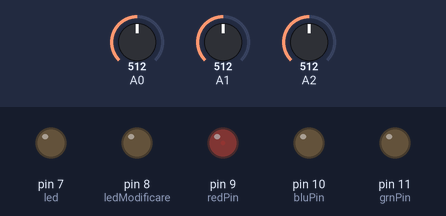
A sketch run on a simulated Arduino Uno, built with avr-gcc and run on an emulated ATmega328P. Parts: output pins drawn as LEDs (lit = HIGH). The test bench sets the inputs (shaded band); at power-on: A2 = 512, A1 = 512, A0 = 512. WiFi joins after 1.5 s; servers stay silent unless stated.

Above: at 2.7 s.
2.8 s: A2 set to 716
At 11.6 s:
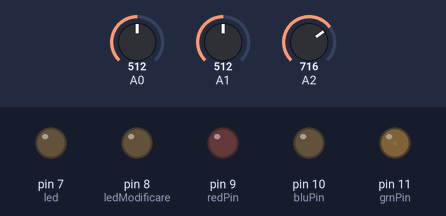
12.7 s: A1 set to 160
21.9 s: A1 set to 136
At 29.9 s:
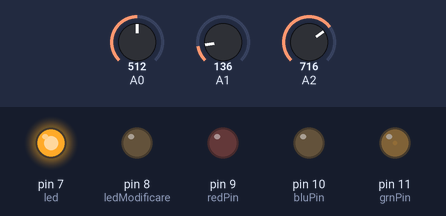
31.1 s: A2 set to 511
At 38.9 s:
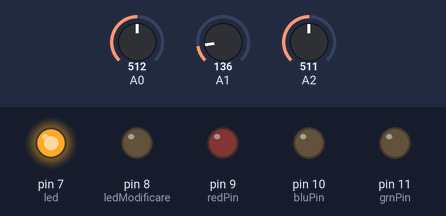
40.3 s: A2 set to 900
At 47.1 s:
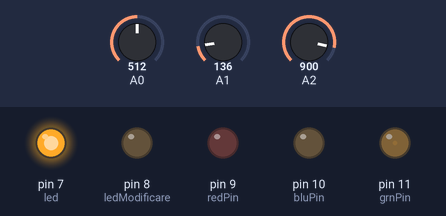
49.5 s: A2 set to 306
At 55.4 s:
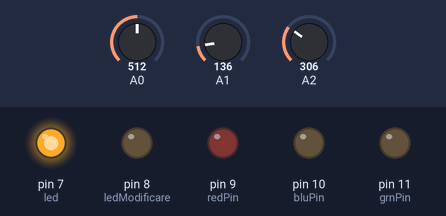
Timing chart, 0 to 56.9 s (numbered marks = the images above; inputs shaded):
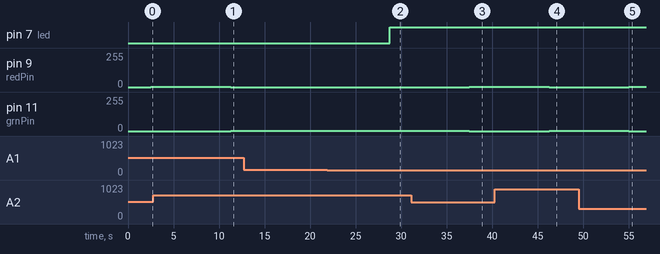

The sketch:

WebClient1_2.ino
```cpp
#include <SPI.h>
#include <Ethernet.h>

int led = 7;
int ledModificare = 8;
int redPin = 9;
int grnPin = 11;
int bluPin = 10;
float Temperatura(void);
float Lumina (void);
float Umiditate(void);
byte mac[] = { 0x98, 0x4F, 0xEE, 0x01, 0xEA, 0x7C };
IPAddress server(192,168,2,106);
EthernetClient client;

void setup() {
  pinMode(led, OUTPUT);
  pinMode(ledModificare, OUTPUT);
  Serial.begin(9600);

  if (Ethernet.begin(mac) == 0) {
    Serial.println("Failed to configure Ethernet using DHCP");
    for(;;)
      ;
  }
}

void loop()
{
  delay(1000);

  float lumina=Lumina ();
  float um=Umiditate();
  float temp=Temperatura();
  if (client.connect(server, 7070)) {

    client.print(lumina);
    client.print(",lumina,");
    client.print(temp);
    client.print(",temp,");
    client.print(um);
    client.println(",umiditate");
    delay(6000);
  }
  for(int i=0;i<100;i++)
    if (client.available())
    {
      char c = client.read();
      if(i==0&&c=='t'){
        Serial.println("Modificare temperatura");
        digitalWrite(ledModificare, HIGH);
      }
      if(i==0&&c=='l')
        Serial.println("Modificare intensitate lumina");
      if(i==0&&c=='u')
        Serial.println("Modificare procent umiditate");
    }
  delay(500);
  digitalWrite(ledModificare, LOW);
  client.stop();
}

float Umiditate (void)
{
   float umiditate=analogRead(A2);
   umiditate=((umiditate/1000)*33)+0.66;

   if(umiditate<21){
      analogWrite(redPin, HIGH);
      analogWrite(grnPin, LOW);
      analogWrite(bluPin, LOW);
    }
   if(umiditate>=22){
     analogWrite(redPin, LOW);
     analogWrite(grnPin, HIGH);
     analogWrite(bluPin, LOW);
   }
   if(umiditate>=21&&umiditate<22){
     analogWrite(redPin, LOW);
     analogWrite(grnPin, LOW);
     analogWrite(bluPin, HIGH);
   }
   delay(1000);
   return(umiditate);
}

float Temperatura (void) {
  float voltage, degreesC, degreesF;
  voltage = analogRead(A0) * 0.004882814;
  degreesC = (voltage - 0.5) * 100.0;
  degreesF = degreesC * (9.0/5.0) + 32.0;
  return (degreesC);
}

float Lumina (void){
  int valoareIluminare = analogRead(A1);
  if(valoareIluminare<150)
    digitalWrite(led, HIGH);
  else
    digitalWrite(led, LOW);
  delay(20);
  return (valoareIluminare);
}
```

Measured:
- the behaviour switches between 150 and 149 on A1 (found by bisection; images 1 and 2)
- after the input at 2.8 s, pin 9 (redPin): 1/255 → 0/255 after 8.5 s; pin 11 (grnPin): 0/255 → 1/255 after 8.5 s
- after the input at 12.7 s, every drawn part: stays the same
- after the input at 21.9 s, pin 7 (led): LOW → HIGH after 6.8 s
- after the input at 31.1 s, pin 9 (redPin): 0/255 → 1/255 after 6.4 s; pin 11 (grnPin): 1/255 → 0/255 after 6.4 s
- after the input at 40.3 s, pin 9 (redPin): 1/255 → 0/255 after 5.9 s; pin 11 (grnPin): 0/255 → 1/255 after 5.9 s
- after the input at 49.5 s, pin 9 (redPin): 0/255 → 1/255 after 5.5 s; pin 11 (grnPin): 1/255 → 0/255 after 5.5 s
